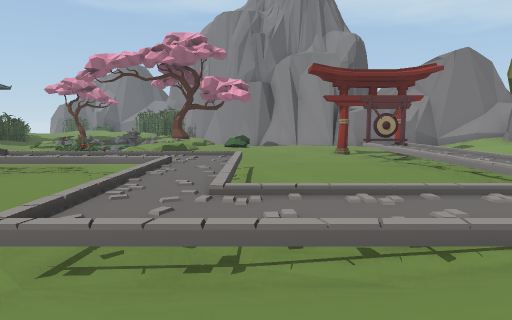
[1] (above)

16 first-person views from a walk through a scene from a Unity 3-D project. The camera is 1.5 m above the floor, tilts 6° down and sees 75° across. The floor is counted in squares, 2 m on a side. Each view is taken from the middle of a square. On the plan, view 1 faces up. The plan holds only what a view shows up to about 11 squares ahead; the rest is blank. The place goes on beyond the plan. The player character is not drawn. Some surface patterns are stand-ins.

[2]
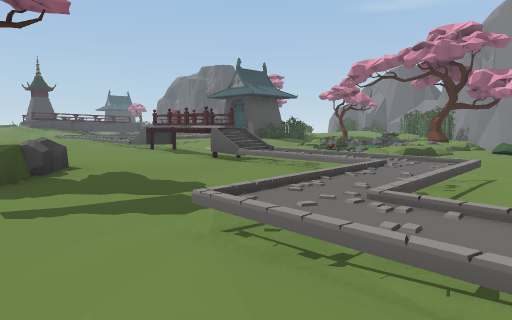

[3]
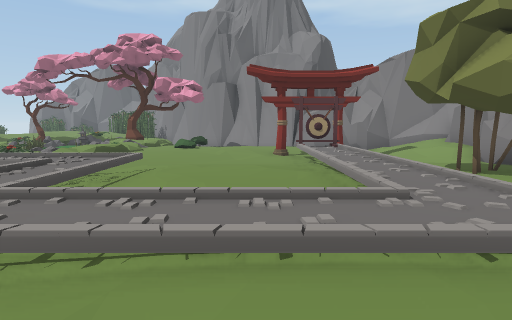

[4]
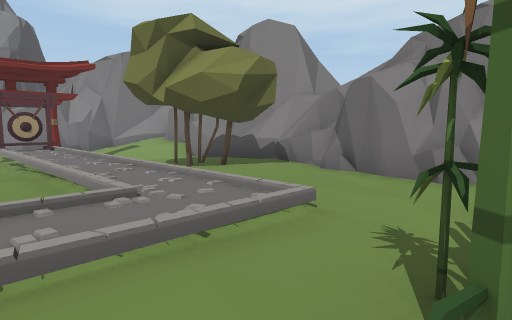

[5]
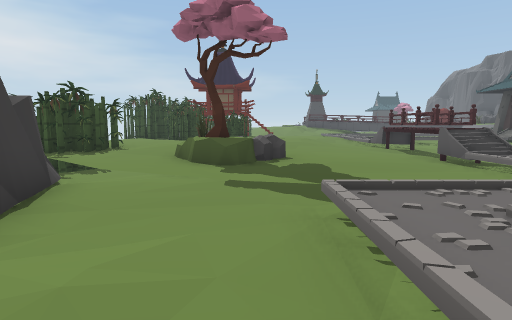

[6]
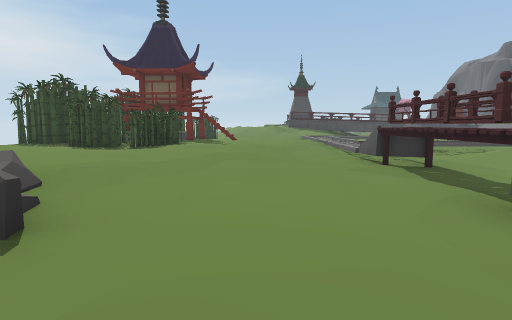

[7]
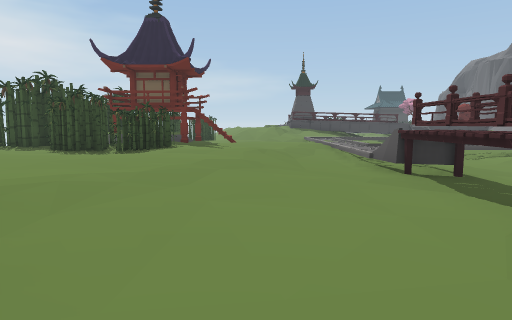

[8]
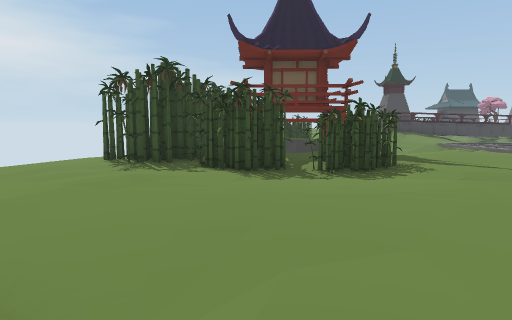

[9]
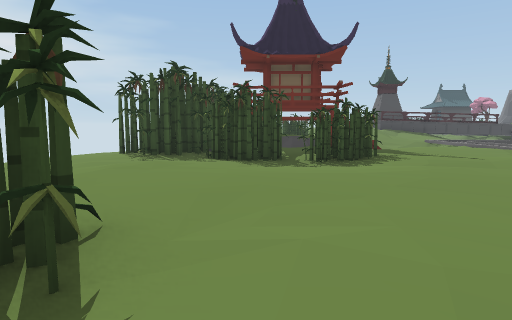

[10]
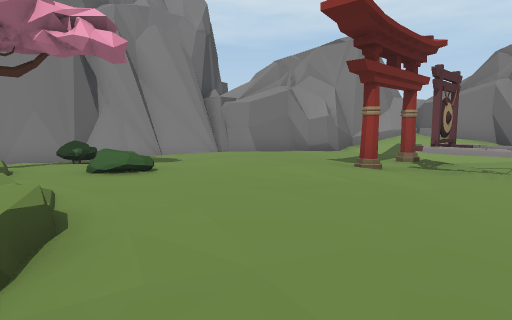

[11]
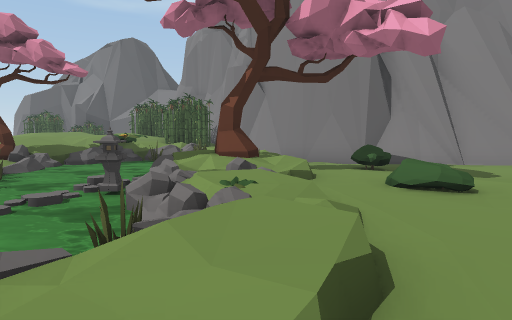

[12]
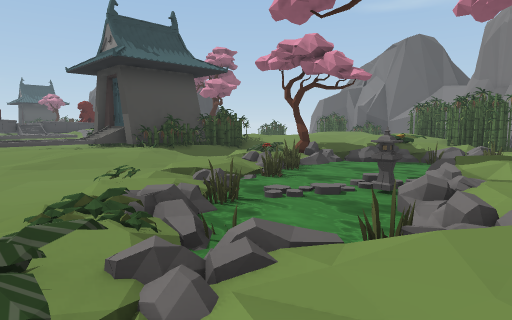

[13]
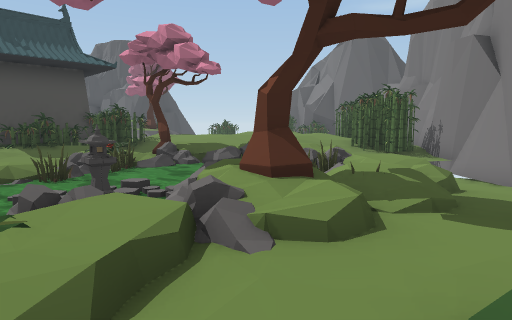

[14]
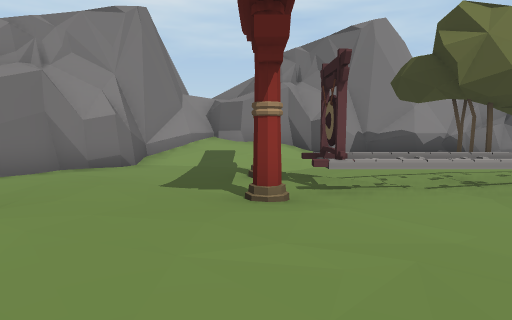

[15]
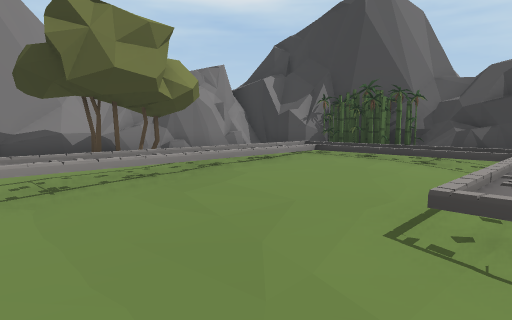

[16]
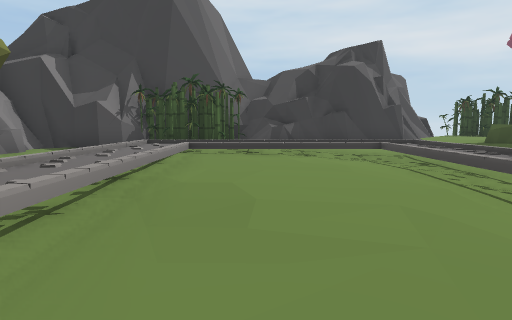

### Floor plan
Key: @ floor where view 1 was taken; # wall or solid block; x gap in a wall; . main floor; : floor 0.25 m higher than the main floor; - floor 0.25 m lower than the main floor; + floor 0.5 m higher than the main floor; _ floor 0.5 m lower than the main floor; * floor 0.75 m higher than the main floor; < floor 0.75 m lower than the main floor; ( floor 1 m lower than the main floor; / step, stairs or slope; = window, fence, low wall or low ledge; ≈ water the walk keeps out of; P plant; B bush; T thing the floor can be seen under or through; F fence; R tree; O other object.
Columns run from 17 left of view 1 to 9 right of it. Each row starts with its distance up from view 1.
 24             ##
 23            OO#
 22           /OO###
 21          */- =(##
 20        *+/    ((##
 19        +/.POOO<<<##
 18          OPPO  ___###
 17     OO/ OOOOOP _---/###
 16     OO. RRO≈≈OO.B-----##
 15     #O:.PPP≈  R..------##
 14    OOOO./ P≈≈  /......--###
 13   OO /::. P≈OO+.B..:..--.:#
 12    = :+:-O.P≈OP...:..--/.+#
 11    =:+:.--PPPP+...:.#-#_.+#
 10    #::../-/PPO+.....OO--.:#
  9    =....  -  P....--/=---##
  8     ...-- ----....../=....#
  7      .. TT #..---.../=....#
  6    +==x=FFFF==+==.::/ .OO.#
  5  +*+:::::::::::-=:::/+:O:.#
  4  **+++++:::::::/=.:://+::##
  3  **+***+++:+++:/=.#//++:.#
  2  +****+*++++O+:/=++///::.#
  1   ******+***//+/.::::::..#
  0 #/*OO+*****PR/+..@+:######
 -1  /*+:++****+++/:.:####
 -2  /OOO+*****++/######
 -3  #OO+****###+##
 -4  ###+***+###
 -5 ###+++++
 -6  ##+:++
 -7  ::::

Where each view was taken, in squares from view 1:
view 1: 0 up, 0 right, facing up
view 2: 0 up, 1 right, facing up-left
view 3: 0 up, 2 right, facing up
view 4: 0 up, 2 right, facing up-right
view 5: 1 up, 2 right, facing left
view 6: 3 up, 3 left, facing left
view 7: 3 up, 4 left, facing left
view 8: 2 down, 7 left, facing left
view 9: 2 down, 6 left, facing left
view 10: 8 up, 3 left, facing up-right
view 11: 9 up, 3 left, facing up
view 12: 9 up, 3 left, facing up-left
view 13: 12 up, 1 left, facing up-left
view 14: 11 up, 1 left, facing right
view 15: 9 up, 1 left, facing down-right
view 16: 9 up, 2 right, facing down
